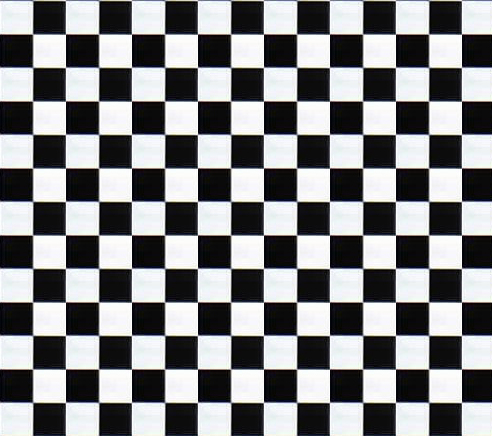
#> input picture cv-2/chessboard.jpeg, 492 x 436 px
$ python Harris.py   (older library calls are emulated)
#> lines starting #> are read from the running program, lines starting #| are printed output that depends on the picture; after the words box and inside, x2 and y2 are one past the last pixel; in counts of white or black regions, pixels touching at a corner belong together
import cv2
import numpy as mp
import matplotlib.pyplot as plt
import numpy as np
import cv2


# 手动实现

def harris_corner_detection_with_nms(image, k=0.04, window_size=3, threshold=0.01, nms_window_size=5):
    #计算图像的梯度
#> called with k = 0.04, window_size = 3, threshold = 0.01, nms_window_size = 5
    dx = cv2.Sobel(image, cv2.CV_64F, 1, 0, ksize=3)
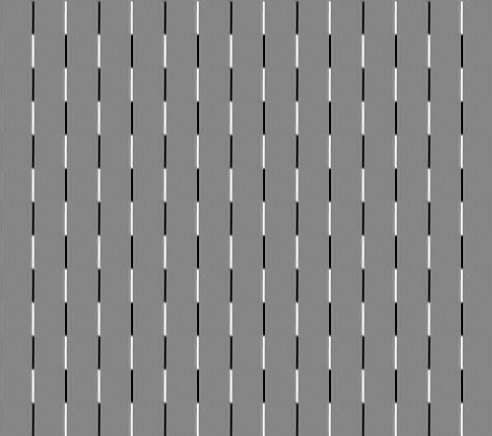
#> dx: shape (436, 492) float64; min -1014, max 915, mean 0; drawn with min black and max white
    dy = cv2.Sobel(image, cv2.CV_64F, 0, 1, ksize=3)
    #矩阵 M
    Ixx = dx * dx
    Iyy = dy * dy
    Ixy = dx * dy
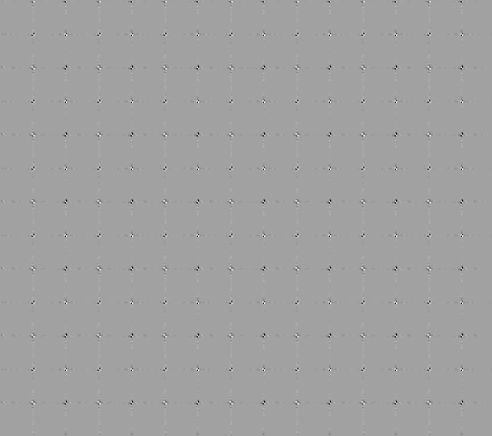
#> Ixy: shape (436, 492) float64; min -264528, max 152157, mean -494.7; drawn with min black and max white
    #M矩阵进行局部加权平均
    kernel = np.ones((window_size, window_size), np.float32) / (window_size**2)
    Ixx = cv2.filter2D(Ixx, -1, kernel)
    Iyy = cv2.filter2D(Iyy, -1, kernel)
    Ixy = cv2.filter2D(Ixy, -1, kernel)
    #角点响应函数
    det_M = Ixx * Iyy - Ixy**2
    trace_M = Ixx + Iyy
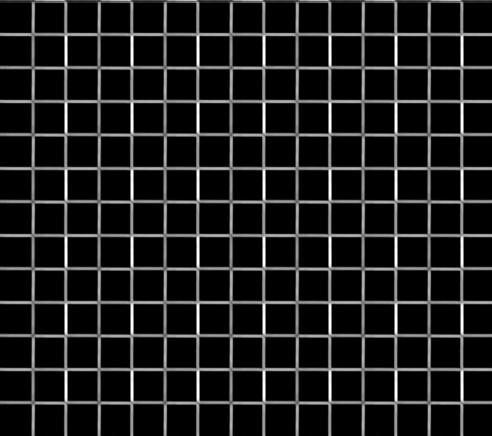
#> trace_M: shape (436, 492) float64; min 0, max 649026.7, mean 72122.9; drawn with min black and max white
    harris_response = det_M - k * (trace_M**2)
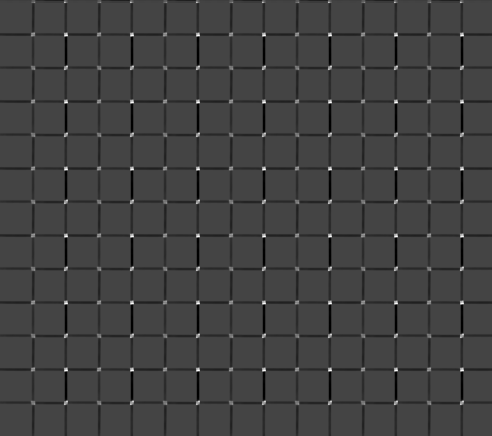
#> harris_response: shape (436, 492) float64; min -1.68e+10, max 4.59e+10, mean -712791613.4; drawn with min black and max white
    #应用阈值，找到角点
    corners = np.zeros_like(image)
    corners[harris_response > threshold * harris_response.max()] = 255
    #非极大值抑制 (NMS)
    corners = non_max_suppression(corners, nms_window_size)

    return corners

def non_max_suppression(corners, window_size):
#> called with window_size = 5
    h, w = corners.shape

    half_window = window_size // 2
    new_corners = np.zeros_like(corners)

    for y in range(half_window, h - half_window):
        for x in range(half_window, w - half_window):
            window = corners[y - half_window:y + half_window + 1, x - half_window:x + half_window + 1]

            if corners[y, x] == np.max(window):
                new_corners[y, x] = corners[y, x]

    return new_corners

image = cv2.imread("chessboard.jpeg", 0)

blur_image=cv2.GaussianBlur(image,(3,3),0.1)
# 调用 Harris 角点检测函数
corners = harris_corner_detection_with_nms(blur_image)
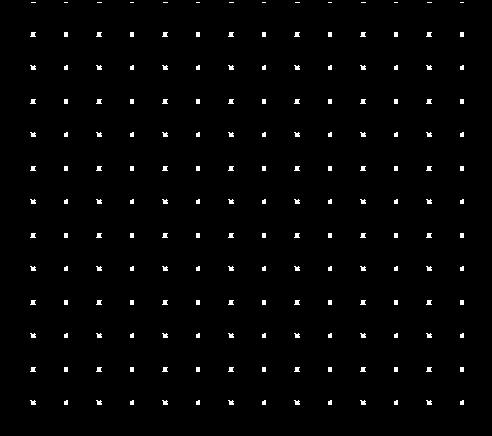
#> corners: shape (436, 492); 1.7% white; 182 white regions (56 under 20 px), largest, box (x1, y1, x2, y2) and area: (30, 32, 36, 37) 23, (96, 32, 102, 37) 23, (162, 32, 168, 37) 23

# 显示角点
cv2.imshow("Harris Corners with NMS", corners)
cv2.waitKey(0)
cv2.destroyAllWindows()


# 直接调用opencv函数进行角点检测

image = cv2.imread("chessboard.jpeg", 0)

block_size= 2 # 角点检测的窗口大小
ksize = 3       # Sobel 导数的孔径大小
k = 0.04        # Harris 角点检测参数
threshold = 0.01  # 阈值，用于筛选角点

# 计算角点
harris_response = cv2.cornerHarris(image, blockSize=block_size, ksize=ksize, k=k)
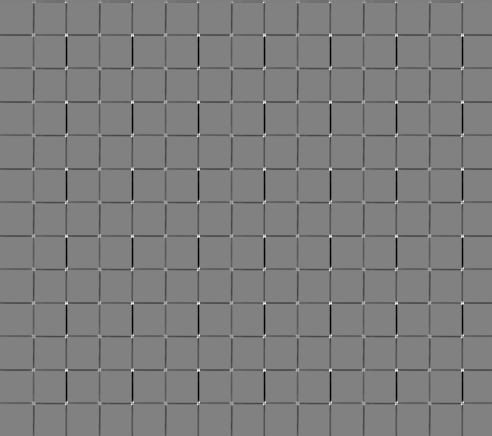
#> harris_response: shape (436, 492) float32; min -0.0352, max 0.0339, mean -0.00112; drawn with min black and max white

# 执行非极大值抑制 (NMS)
harris_response = cv2.dilate(harris_response, None)  # 膨胀操作
image[harris_response > threshold * harris_response.max()] =255
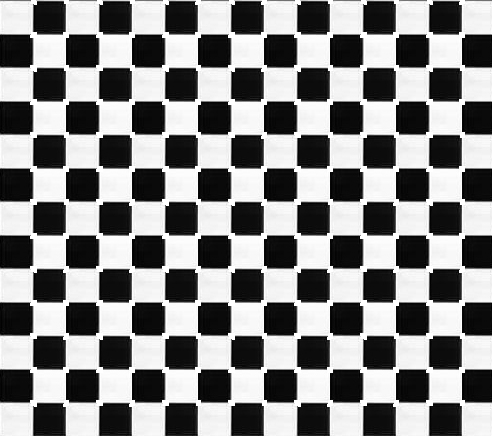
#> image: shape (436, 492); min 0, max 255, mean 135.3

plt.imshow(image)
plt.show()
